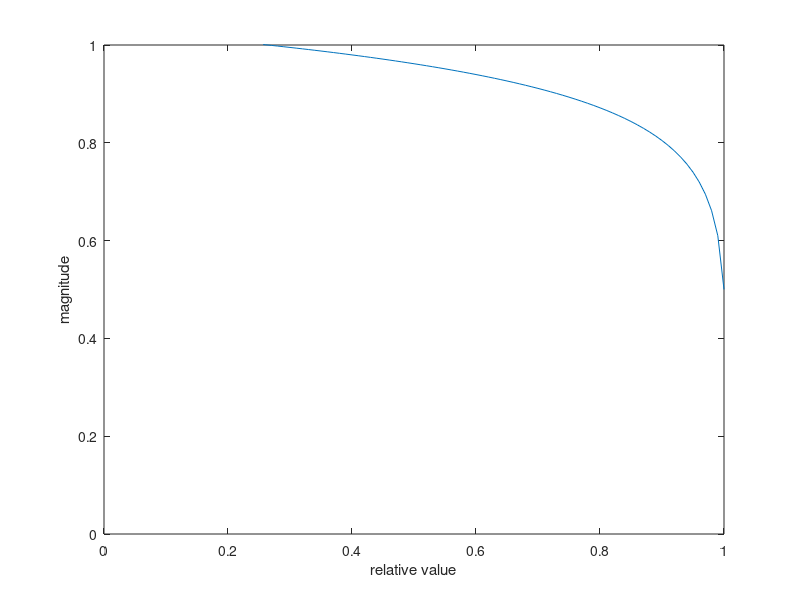

Source code (MATLAB):
clear all
clc

A = 0.1;
c_versch = 1.005;
B = 1;
C = 10.3;

x = [0 : 0.01 : 1];

for i = 1 : length(x)
     f(i) = (A * (log((c_versch - x(i)) / B) + C));
end

plot(x, f)
axis([0 x(end) 0 1])
xlabel('relative value')
ylabel('magnitude')